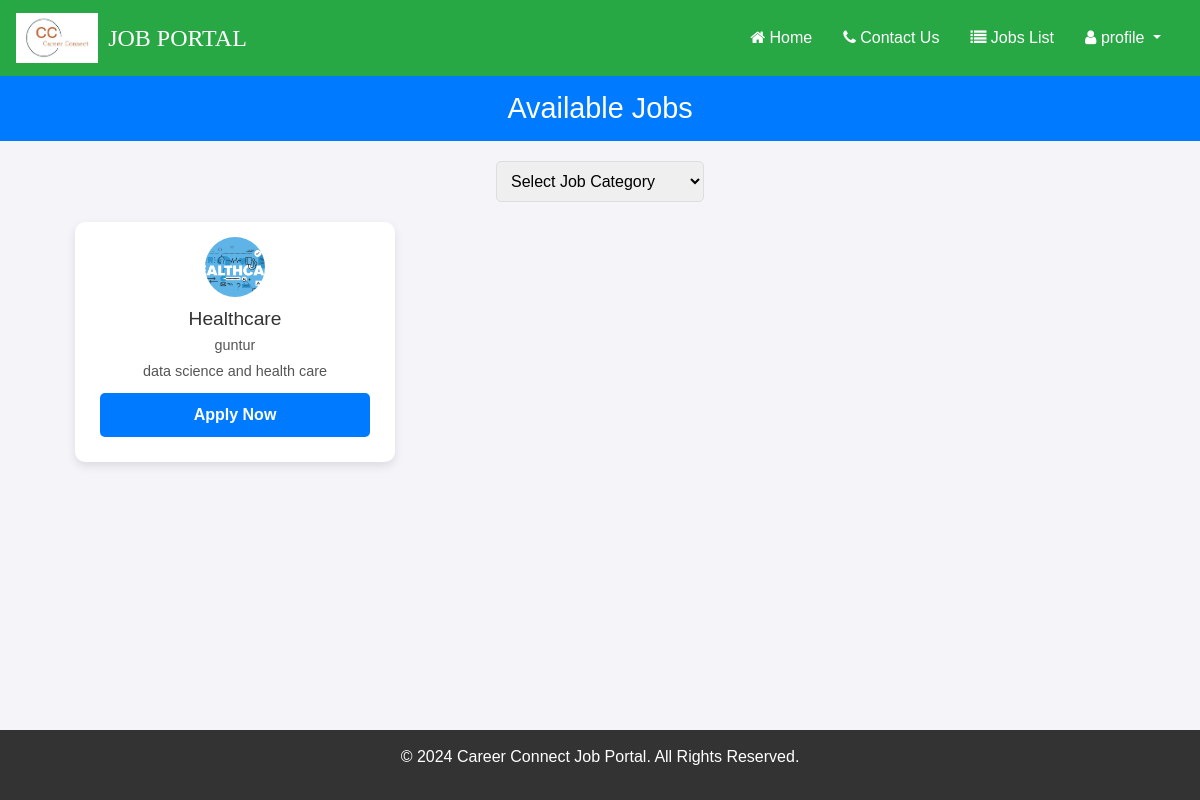
/listedjobs/, run on the app's committed database.
### job/models.py (models this page shows, shortened)
class Job(models.Model):
    recruiter = models.ForeignKey(Recruiter, on_delete=models.CASCADE)
    start_date = models.DateField()
    end_date = models.DateField()
    title = models.CharField(max_length=100)
    salary = models.FloatField(max_length=20)
    image = models.FileField()
    description = models.CharField(max_length=300)
    experience = models.CharField(max_length=50)
    location = models.CharField(max_length=100)
    skills = models.CharField(max_length=100)
    creationdate = models.DateField()
    shortlisted_candidates = models.ManyToManyField('Application', related_name='shortlisted_jobs', blank=True)

### job/views.py (the view)
# urls.py: path('listedjobs/', listedjobs, name='listedjobs'),
def listedjobs(request):
    jobs = Job.objects.all()  # Fetch all jobs from the database
    context = {'jobs': jobs}
    return render(request, 'listedjobs.html', context)
    return render(request, 'job_details.html', {'job': job, 'form': form})

### job/templates/listedjobs.html (shortened to what this page needs)
{% load static %}
{% block boy %}
{% include 'user_navigation.html' %}
<html lang="en">
<head>
</head>
<body>
    <div class="header">
        <h1>Available Jobs</h1>
    </div>
    <div class="search-bar">
        <select id="job-category" name="job-category">
            <option value="all">Select Job Category</option>
        </select>
    </div>
    <div class="container">
        {% for job in jobs %}
            <div class="job-card" data-category="{{ job.category }}">
                <div class="details">
                    <div class="logo">
                        <img src="{{ job.image.url }}" alt="{{ job.title }}">
                    </div>
                    <h3>{{ job.title }}</h3>
                    <p>{{ job.location }}</p>
                    <p>{{ job.description|truncatewords:15 }}</p>
                    <a href="{% url 'apply_job' job.id %}" class="apply-btn">Apply Now</a>
                </div>
            </div>
        {% endfor %}
    </div>
    <div class="footer">
        <p>&copy; 2024 Career Connect Job Portal. All Rights Reserved.</p>
    </div>
{% endblock %}
</body>
</html>

### job/templates/listedjobs.html (style rules this page uses)
body { font-family: 'Arial', sans-serif; background-color: #f4f4f9; margin: 0; padding: 0; }
.header { text-align: center; padding: 15px; background-color: #007BFF; color: white; }
.header h1 { margin: 0; font-size: 1.8rem; }
.search-bar { width: 90%; margin: 20px auto; display: flex; justify-content: center; align-items: center; gap: 10px; }
.search-bar select, .search-bar button { padding: 10px; font-size: 1rem; border: 1px solid #ddd; border-radius: 5px; }
.container { width: 90%; margin: 20px auto; display: flex; flex-wrap: wrap; gap: 20px; }
.job-card { background-color: #fff; border-radius: 10px; overflow: hidden; box-shadow: 0 4px 10px rgba(0, 0, 0, 0.1); width: 320px; display: flex; flex-direction: column; transition: transform 0.3s, box-shadow 0.3s; }
.job-card img { width: 100%; height: 150px; object-fit: cover; }
.job-card .details { padding: 15px; }
.job-card .details .logo { text-align: center; margin-bottom: 10px; }
.job-card .details .logo img { max-width: 60px; max-height: 60px; border-radius: 50%; transition: transform 0.3s ease; }
.job-card .details h3 { font-size: 1.2rem; margin-bottom: 5px; color: #333; text-align: center; }
.job-card .details p { font-size: 0.9rem; color: #555; margin-bottom: 5px; text-align: center; }
.apply-btn { text-align: center; padding: 10px 0; margin: 10px; background-color: #007BFF; color: white; text-decoration: none; font-weight: bold; border-radius: 5px; display: block; }
.footer { background-color: #333; color: white; padding: 15px; text-align: center; width: 100%; position: fixed; bottom: 0; }

### data on the page
Job: image (picture), title "Healthcare", location "guntur", description "data science and health care"
